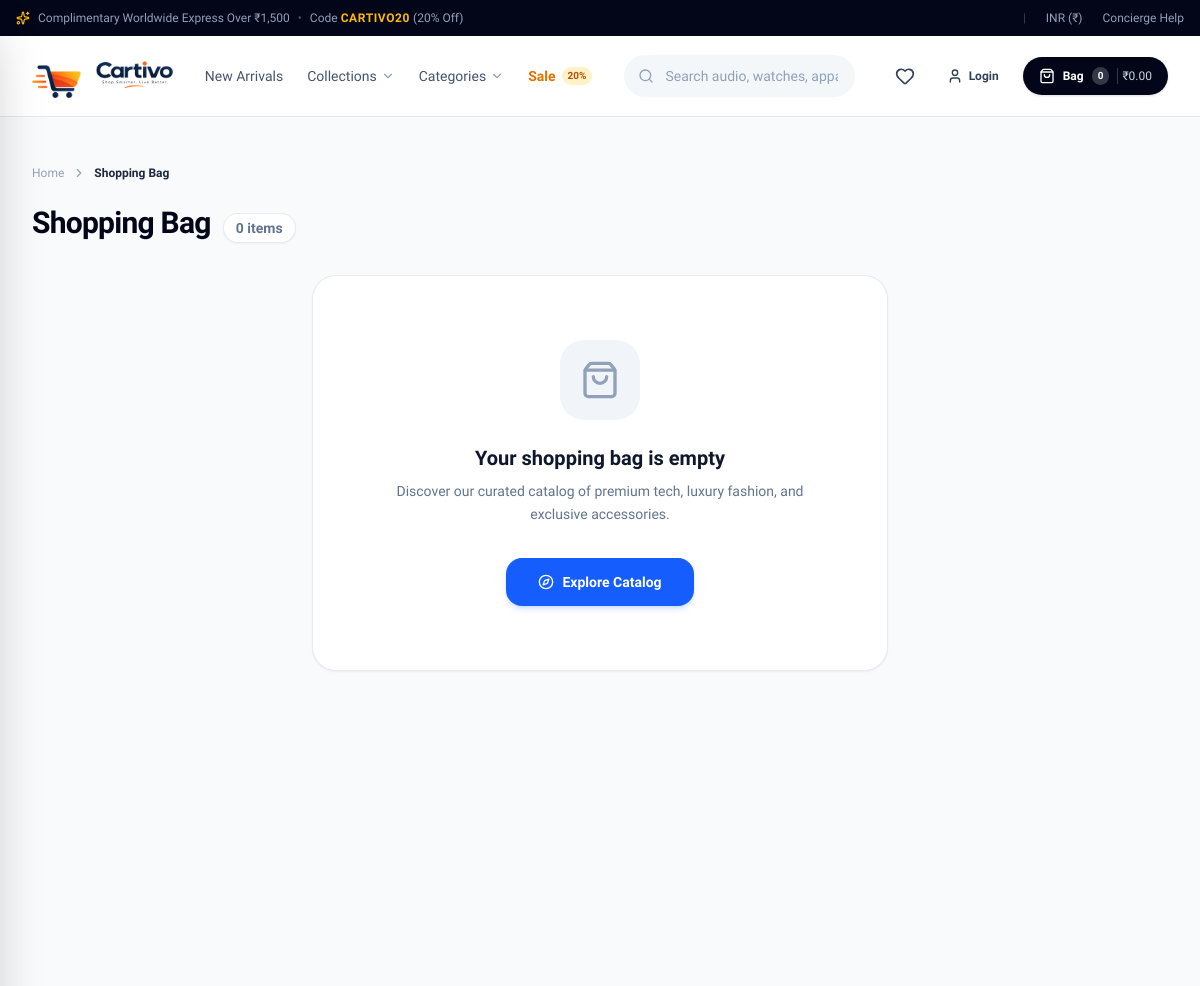
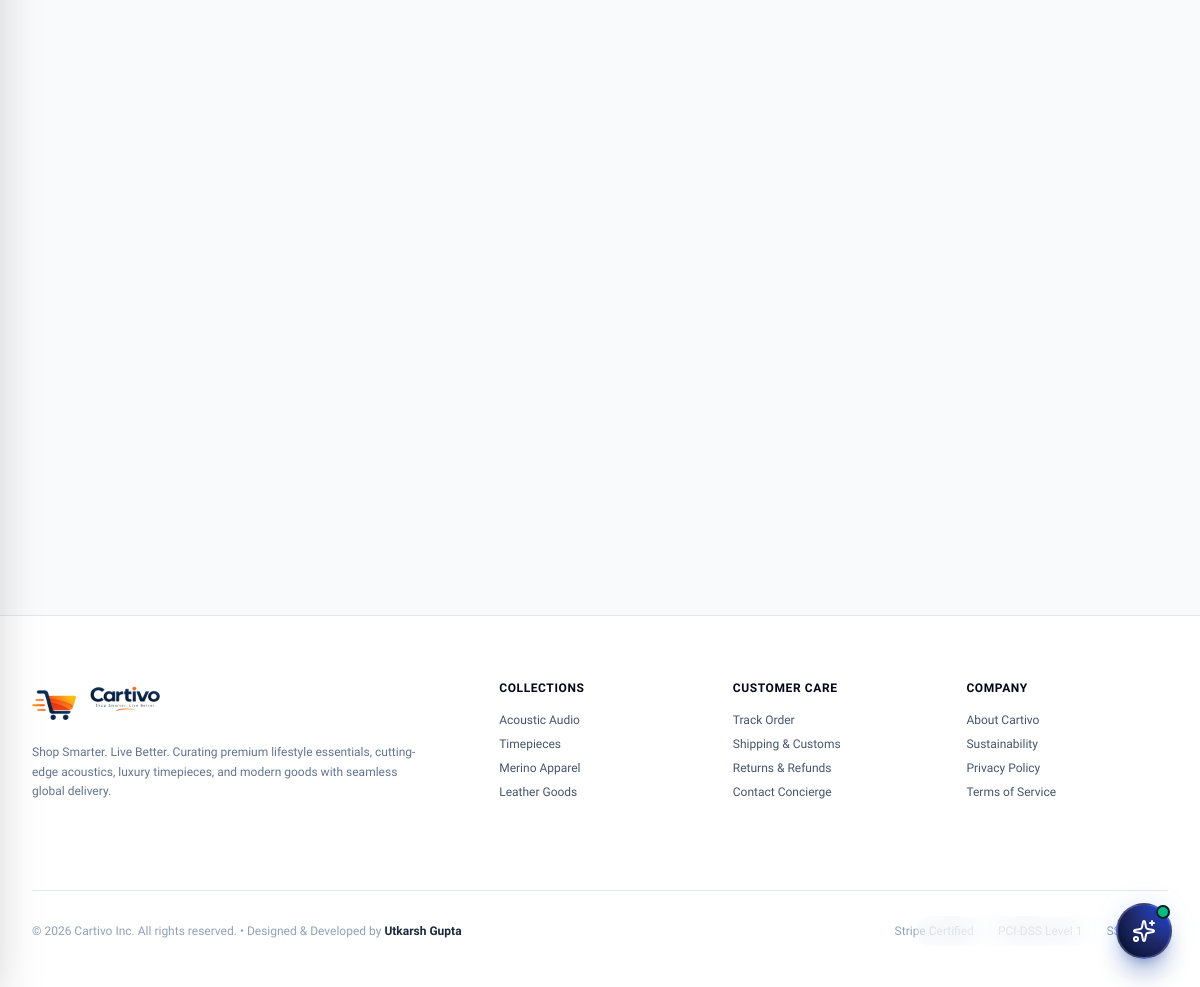
Page /cart/ on the committed database (2 pictures, top to bottom).
### apps/cms/models.py (models this page shows, shortened)
class NavbarItem(models.Model):
    title = models.CharField(max_length=100)
    url = models.CharField(
        max_length=255,
        default="#",
        help_text="Relative URL (e.g., '/products/') or absolute URL (e.g., 'https://...')"
    )
    parent = models.ForeignKey(
        'self',
        on_delete=models.CASCADE,
        null=True,
        blank=True,
        related_name='children',
        help_text="Leave blank for top-level navbar items. Select a parent to create a dropdown child item."
    )
    badge_text = models.CharField(
        max_length=30,
        blank=True,
        help_text="Optional highlight badge text, e.g. '20%', 'Hot', 'New'"
    )
    badge_color = models.CharField(
        max_length=30,
        blank=True,
        default="amber",
        help_text="Color identifier, e.g. 'amber', 'blue', 'rose', 'emerald'"
    )
    open_in_new_tab = models.BooleanField(default=False)
    is_active = models.BooleanField(default=True, db_index=True)
    display_order = models.PositiveIntegerField(default=0)
    created_at = models.DateTimeField(auto_now_add=True)
    updated_at = models.DateTimeField(auto_now=True)
    class Meta:
        verbose_name = 'Navbar Item'
        verbose_name_plural = 'Navbar Items'
        ordering = ['display_order', 'id']

### apps/cart/views.py (the view)
# urls.py: path('', views.cart_detail_view, name='cart_detail'),
def cart_detail_view(request):
    summary = CartService.get_cart_summary(request)
    context = {
        'items': summary['items'],
        'total_items': summary['total_items'],
        'subtotal': summary['subtotal'],
        'shipping': summary['shipping'],
        'discount': summary['discount'],
        'tax': summary['tax'],
        'total': summary['total'],
        'is_empty': summary['is_empty'],
    }
    return render(request, 'cart/cart.html', context)

### apps/cart/context_processors.py (called while the page is built)
def cart_context(request):
    try:
        summary = CartService.get_cart_summary(request)
        return {
            'cart_item_count': summary['total_items'],
            'cart_total_price': f"{summary['total']:.2f}",
        }
    except Exception:
        return {
            'cart_item_count': 0,
            'cart_total_price': "0.00",
        }

### apps/cart/services.py (called while the page is built, shortened)
    @classmethod
    def _get_guest_cart_dict(cls, request) -> Dict[str, dict]:
        if 'guest_cart' not in request.session:
            request.session['guest_cart'] = {}
        return request.session['guest_cart']

    @classmethod
    def get_cart_items(cls, request) -> List[CartItemWrapper]:
        items: List[CartItemWrapper] = []
        if request.user.is_authenticated:
            cart = cls.get_or_create_user_cart(request.user)
            db_items = cart.items.select_related('product', 'variant', 'product__category').all()
            for db_item in db_items:
                items.append(CartItemWrapper(
                    key=str(db_item.id),
                    product=db_item.product,
                    variant=db_item.variant,
                    quantity=db_item.quantity,
                    db_item=db_item
                ))
        else:
            guest_cart = cls._get_guest_cart_dict(request)
        return items

    @classmethod
    def get_cart_summary(cls, request) -> Dict[str, Any]:
        items = cls.get_cart_items(request)
        total_items = sum(i.quantity for i in items)
        subtotal = sum((i.subtotal for i in items), Decimal('0.00'))
        shipping = Decimal('0.00')
        discount = Decimal('0.00')
        tax = Decimal('0.00')
        total = subtotal + shipping - discount + tax
        return {
            'items': items,
            'total_items': total_items,
            'subtotal': subtotal,
            'shipping': shipping,
            'discount': discount,
            'tax': tax,
            'total': total,
            'is_empty': len(items) == 0,
        }

### apps/cms/models.py (called while the page is built)
    @property
    def effective_url(self):
        if self.custom_url:
            return self.custom_url
        if self.category:
            return self.category.get_absolute_url()
        return "/"

### templates/cart/cart.html (shortened to what this page needs)
{% extends 'base.html' %}
{% load static %}
{% block content %}
<div class="bg-slate-50/60 min-h-screen py-8 sm:py-12">
    <div class="max-w-7xl mx-auto px-4 sm:px-6 lg:px-8">
        <nav class="flex items-center gap-2 text-xs font-medium text-slate-400 mb-6">
            <a href="/" class="hover:text-slate-800 transition-colors">Home</a>
            <i data-lucide="chevron-right" class="w-3.5 h-3.5"></i>
            <span class="text-slate-800 font-semibold">Shopping Bag</span>
        </nav>
        <div class="flex items-center justify-between mb-8">
            <div class="flex items-baseline gap-3">
                <h1 class="text-2xl sm:text-3xl font-extrabold text-slate-950 tracking-tight">Shopping Bag</h1>
                <span id="summary-item-count" class="text-xs sm:text-sm font-semibold text-slate-500 bg-white px-3 py-1 rounded-full border border-slate-200/80 shadow-xs">
                    {{ total_items }} item{{ total_items|pluralize }}
                </span>
            </div>
        </div>
        {% if is_empty %}
        <div class="bg-white rounded-3xl border border-slate-200/80 p-12 sm:p-16 text-center max-w-xl mx-auto shadow-xs">
            <div class="w-20 h-20 bg-slate-100 rounded-3xl flex items-center justify-center mx-auto mb-6 text-slate-400">
                <i data-lucide="shopping-bag" class="w-10 h-10"></i>
            </div>
            <h2 class="text-xl font-bold text-slate-900 mb-2">Your shopping bag is empty</h2>
            <p class="text-sm text-slate-500 mb-8 leading-relaxed">
                Discover our curated catalog of premium tech, luxury fashion, and exclusive accessories.
            </p>
            <a href="{% url 'catalog:product_list' %}" class="inline-flex items-center gap-2 px-8 py-3.5 rounded-2xl bg-blue-600 hover:bg-blue-700 text-white font-bold text-sm shadow-md shadow-blue-500/20 transition-all hover:scale-[1.01] active:scale-[0.99]">
                <i data-lucide="compass" class="w-4 h-4"></i>
                <span>Explore Catalog</span>
            </a>
        </div>
        {% endif %}
    </div>
</div>
{% endblock %}

### templates/components/header.html (shortened to what this page needs)
{% load static %}
<header class="sticky top-0 z-40 bg-white/95 backdrop-blur-md border-b border-slate-200 transition-all">
    <div class="max-w-7xl mx-auto px-4 sm:px-6 lg:px-8 h-16 sm:h-20 flex items-center justify-between gap-3 sm:gap-4">
        <div class="flex items-center gap-3 sm:gap-6 lg:gap-8">
            <a href="/" class="flex items-center group shrink-0">
                <img
                    src="{% static 'images/cartivo-horizontal.png' %}"
                    alt="Cartivo - Shop Smarter. Live Better."
                    class="h-8 sm:h-10 md:h-11 w-auto object-contain transition-transform group-hover:scale-[1.02]"
                >
            </a>
            <nav class="hidden lg:flex items-center gap-6 text-sm font-medium text-slate-600">
                {% for item in cms_navbar_items %}
                    {% if item.prefetched_active_children %}
                        <div class="relative group">
                            <a
                                href="{{ item.url }}"
                                class="hover:text-blue-600 transition-colors flex items-center gap-1 cursor-pointer py-2"
                            >
                                <span>{{ item.title }}</span>
                                <i data-lucide="chevron-down" class="w-3.5 h-3.5 text-slate-400 group-hover:text-blue-600 transition-transform duration-200 group-hover:rotate-180"></i>
                            </a>
                        </div>
                    {% else %}
                        <a
                            href="{{ item.url }}"
                            class="hover:text-blue-600 transition-colors flex items-center gap-1.5 {% if item.badge_text %}text-amber-600 font-semibold hover:text-amber-700{% endif %}"
                        >
                            <span>{{ item.title }}</span>
                            {% if item.badge_text %}
                            <span class="bg-amber-100 text-amber-700 text-[10px] font-bold px-1.5 py-0.5 rounded-full">{{ item.badge_text }}</span>
                            {% endif %}
                        </a>
                    {% endif %}
                {% endfor %}
            </nav>
        </div>
        <div class="hidden md:flex flex-1 max-w-xs lg:max-w-md mx-2 lg:mx-4">
            <div class="relative w-full">
                <i data-lucide="search" class="absolute left-3.5 top-1/2 -translate-y-1/2 w-4 h-4 text-slate-400"></i>
                <input
                    type="text"
                    placeholder="Search audio, watches, apparel, bags..."
                    class="w-full pl-10 pr-4 py-2 sm:py-2.5 bg-slate-100/80 hover:bg-slate-100 focus:bg-white text-xs sm:text-sm text-slate-800 placeholder-slate-400 rounded-full border border-transparent focus:border-blue-600 focus:ring-4 focus:ring-blue-500/15 outline-none transition-all"
                >
            </div>
        </div>
        <div class="flex items-center gap-1 sm:gap-3">
            <a href="{% url 'wishlist:wishlist_view' %}" class="relative p-2 text-slate-700 hover:text-slate-950 hover:bg-slate-100 rounded-full transition-colors" title="Wishlist">
                <i data-lucide="heart" class="w-5 h-5"></i>
            </a>
            {% if not request.user.is_authenticated %}
            <a href="{% url 'accounts:login' %}" class="hidden sm:flex items-center gap-1.5 px-3 py-1.5 text-xs font-semibold text-slate-700 hover:text-blue-600 hover:bg-slate-100 rounded-full transition-colors" title="Sign In">
                <i data-lucide="user" class="w-4 h-4"></i>
                <span>Login</span>
            </a>
            {% endif %}
            <a href="/cart/" class="flex items-center gap-1.5 sm:gap-2 bg-slate-950 hover:bg-blue-600 text-white px-3 sm:px-4 py-2 sm:py-2.5 rounded-full text-xs font-semibold shadow-sm hover:shadow-md transition-all">
                <i data-lucide="shopping-bag" class="w-4 h-4"></i>
                <span class="hidden sm:inline">Bag</span>
                <span id="cart-badge" class="cart-badge-count bg-white/20 px-1.5 py-0.5 rounded-full text-[10px] font-bold">{{ cart_item_count|default:0 }}</span>
                <span id="cart-header-price" class="hidden lg:inline text-slate-300 font-medium pl-1 border-l border-white/20">₹{{ cart_total_price|default:"0.00" }}</span>
            </a>
        </div>
    </div>
</header>

### static/assistant/css/chat-widget.css (style rules this page uses)
:root { --assistant-primary: #2563eb; --assistant-primary-hover: #1d4ed8; --assistant-gradient: linear-gradient(135deg, #2563eb 0%, #4f46e5 100%); --assistant-bg: #ffffff; --assistant-text: #0f172a; --assistant-subtext: #64748b; --assistant-bubble-bot: #f1f5f9; --assistant-border: #e2e8f0; --assistant-shadow: 0 20px 35px -10px rgba(15, 23, 42, 0.25), 0 0 1px 1px rgba(15, 23, 42, 0.05); }

### rows in the picture
NavbarItem: title "New Arrivals"
NavbarItem: title "Collections"
NavbarItem: title "Categories"
NavbarItem: title "Sale", badge_text "20%"

### other values in the picture
{{ cart_item_count|default:0 }} "0"
{{ cart_total_price|default:"0.00" }} "0.00"
{{ total_items }} "0"
